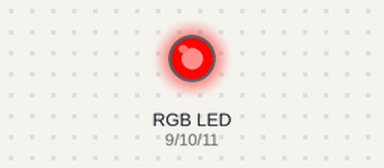
The sketch below on a simulated Arduino Uno, built with avr-gcc and run on an emulated ATmega328P. Parts: an RGB LED mixed from three pins (HIGH = lit). Dim RGB values are drawn brighter than linear; random numbers use the default seed unless the sketch sets one.

Above: at 0.05 s.
At 0.9 s:
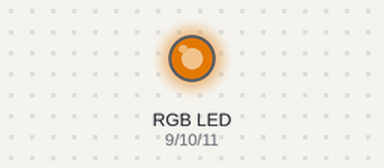
At 1.8 s:
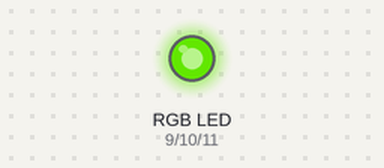
At 3.6 s:
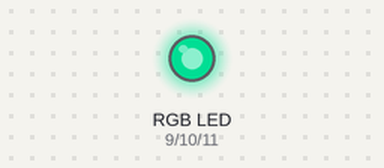
At 5.4 s:
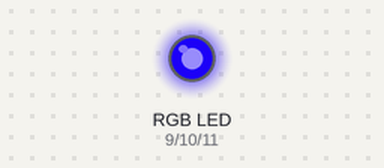
At 7.2 s:
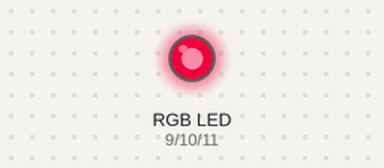
Timing chart, 0 to 10.0 s (numbered marks = the images above):
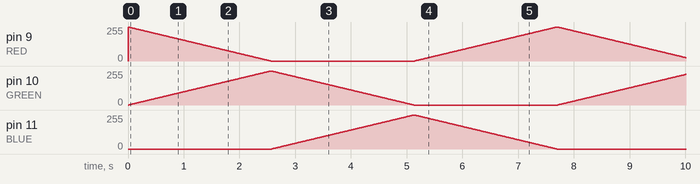

The sketch:

_21_FullColor.ino
```cpp
int RED = 9;
int GREEN = 10;
int BLUE = 11;

void setup() {
  pinMode(RED, OUTPUT);
  pinMode(GREEN, OUTPUT);
  pinMode(BLUE, OUTPUT);
}

void loop() {
  for(int i = 0; i <= 255; i++) {
    analogWrite(RED, 255 - i);
    analogWrite(GREEN, i);
    analogWrite(BLUE, 0);
    delay(10);
  }

  for(int i = 0; i <= 255; i++) {
    analogWrite(RED, 0);
    analogWrite(GREEN, 255 - i);
    analogWrite(BLUE, i);
    delay(10);
  }

  for(int i = 0; i <= 255; i++) {
    analogWrite(RED, i);
    analogWrite(GREEN, 0);
    analogWrite(BLUE, 255 - i);
    delay(10);
  }
}
```

janken.c
```cpp
#include <stdio.h>
#include <stdlib.h>
#include <time.h>

int main(void) {
  int r, h;

  srand((unsigned int) time(NULL));  // 乱数のシード

  printf("じゃんけんぽん！（1: グー、2: チョキ、3: パー）:\n");
  r = rand() % 3 + 1;
  r = 1;  // テスト用
  scanf("%d", &h);
  printf("あなた: %d、コンピューター: %d（1: グー、2: チョキ、3: パー）\n", h, r);

  while (h == r) {
    printf("あいこでしょ！（1: グー、2: チョキ、3: パー）:\n");
    r = rand() % 3 + 1;
    r = 1;  // テスト用
    scanf("%d", &h);
    printf("あなた: %d、コンピューター: %d（1: グー、2: チョキ、3: パー）\n", h, r);
  }

  if (r == 1 && h == 3 || r == 2 && h == 1 || r == 3 && h == 2) {
    printf("あなたの勝ち！\n");
  } else {
    printf("あなたの負け！\n");
  }

  return 0;
}
```

keisan.c
```cpp
#include <stdio.h>

int main(void) {
    /*
    firstNum:１つ目の数
    secondNum:２つ目の数
    result：結果
    select：計算方法の選択
    value：前回の値
    */
    int firstNum, secondNum, result = 0;
    int select = 0;
    int value = 0;

    while (1) {
        if (value == 1) { //下の ※1 を参照
            firstNum = result;
            printf("前回の結果（%d）を1つ目の数として使用します．\n", result);
        } else {
            printf("1つ目の数を入力してください．");
            scanf("%d", &firstNum); //2つ目の数を選択
        }

        printf("2つ目の数を入力してください．");
        scanf("%d", &secondNum); //１つ目の数を選択

        printf("2つの値をどうしますか？．\n");
        printf("(1)足し算，(2)引き算，(3)掛け算，(4)割り算\n");
        scanf("%d", &select); //計算方法選択

        if (select == 1) {
            result = firstNum + secondNum;
            printf("結果: %d + %d = %d\n", firstNum, secondNum, result); //最初の数 + 次の数 = 結果 と表記
        }
        else if (select == 2) {
            result = firstNum - secondNum;
            printf("結果: %d - %d = %d\n", firstNum, secondNum, result); //最初の数 - 次の数 = 結果 と表記
        }
        else if (select == 3) {
            result = firstNum * secondNum;
            printf("結果: %d * %d = %d\n", firstNum, secondNum, result); //最初の数 × 次の数 = 結果 と表記
        }
        else if (select == 4) {
            if (secondNum != 0) {
                result = firstNum / secondNum;
                printf("結果: %d / %d = %d\n", firstNum, secondNum, result); //最初の数 ÷ 次の数 = 結果 と表記
            } else {
                printf("エラー: 0で割ることはできません．\n");
                continue;
            }
        } else {
            printf("選択した数値がおかしいです．もう一度入力してください\n");
            continue;
        }

        printf("もう一度計算しますか？\n（前回の結果を使う場合は '1' を，使わない場合は '2' ，終了する場合は '0' を入力してください）\n");
        scanf("%d", &value); //前回の値を入力するときは1，使わない場合は2で判定 ※1

        if (value == 0) {
            break;
        }
    }

    return 0;
}
```

nabe.c
```cpp
#include <stdio.h>

int main() {
    int num = 1;
    while (num <= 1000) {
        int temp = num;
        int check3 = 0; //判別

        while (temp > 0) {
            if (temp % 10 == 3) {
                check3 = 1;
                break;
            }
            temp /= 10;
        }

        if (num % 3 == 0 || check3) {
            printf("%d !!!!!!!!!!\n", num);
        } else {
            printf("%d\n", num);
        }
        num++;
    }

    return 0;
}
```
